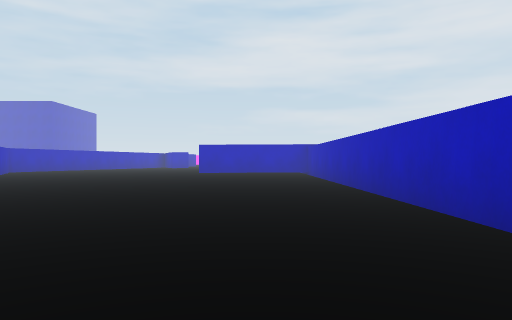
View 1 (above)

17 first-person views from a walk through a 3-D level made in the Unity game engine. The camera is 0.53 m above the floor, looks level and sees 70° across. The floor is counted in squares, 1 m on a side. Each view is taken from the middle of a square. On the plan, view 1 faces up. The plan holds only what a view shows up to about 9 squares ahead; the rest is blank. The place goes on beyond the plan. The player is left out. Surface patterns are stand-ins for the level's own textures.

View 2
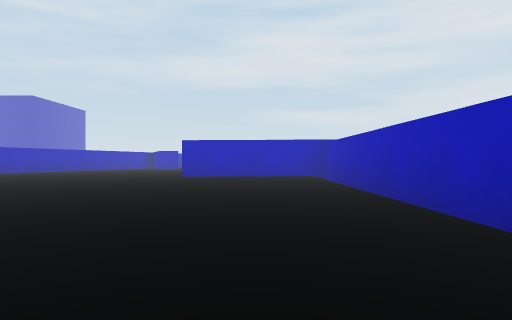

View 3
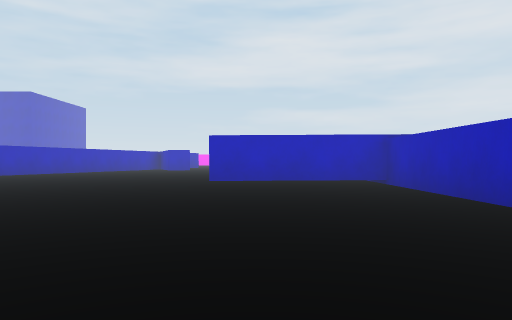

View 4
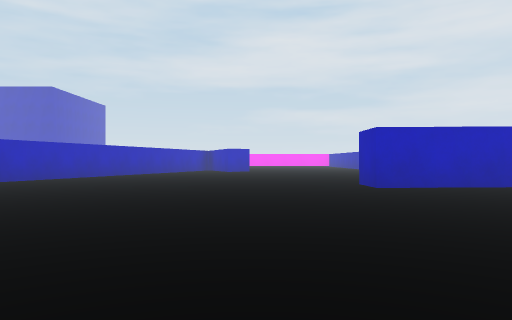

View 5
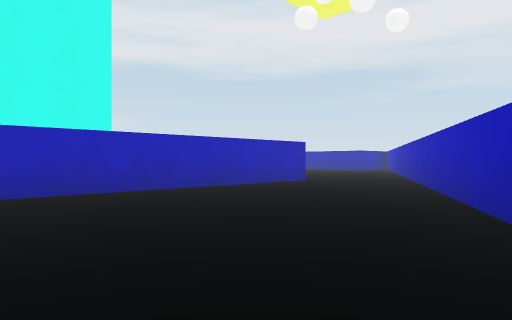

View 6
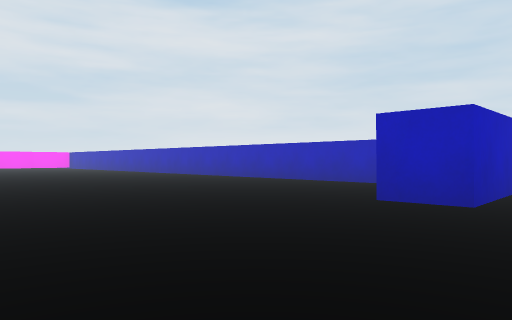

View 7
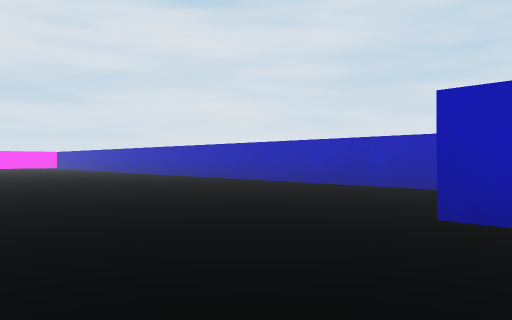

View 8
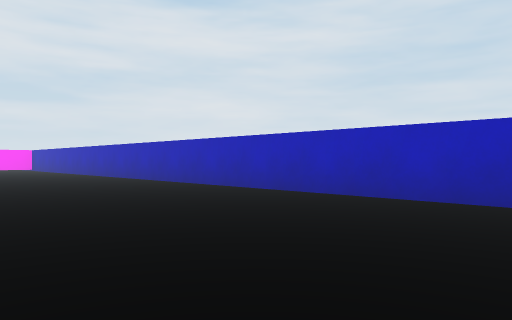

View 9
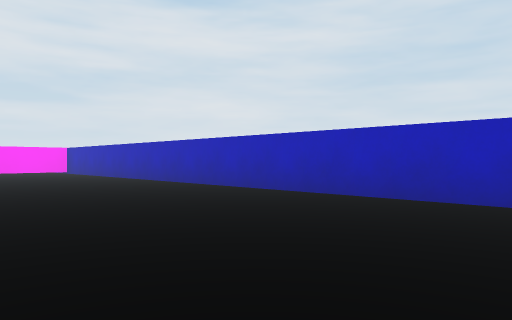

View 10
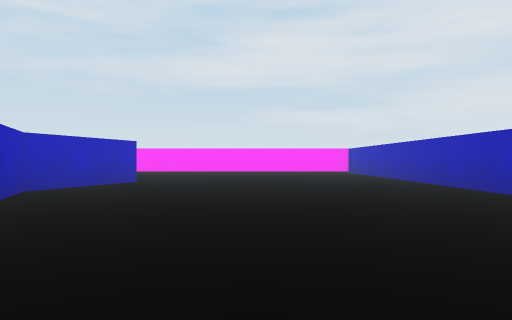

View 11
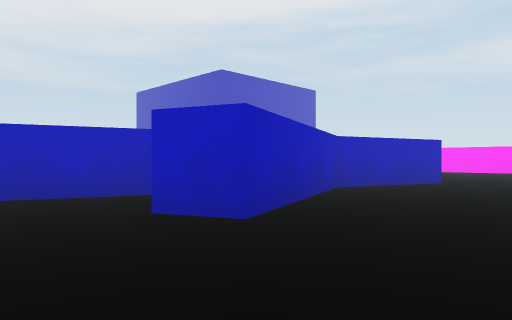

View 12
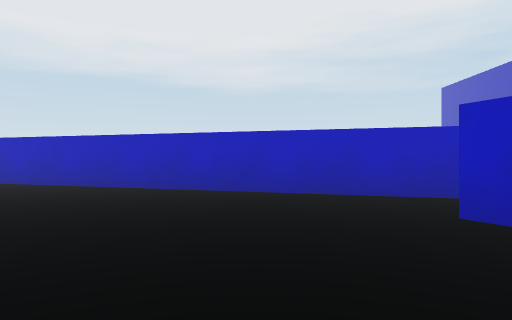

View 13
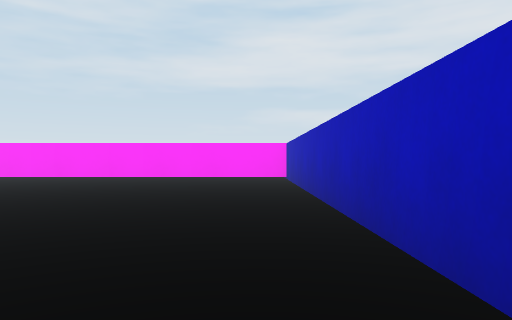

View 14
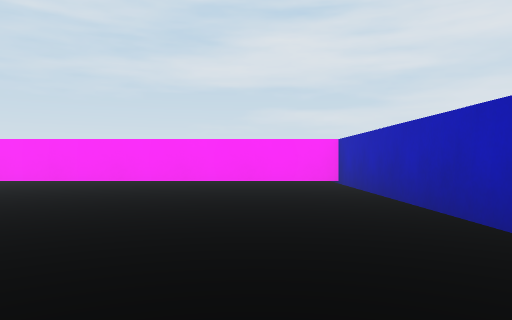

View 15
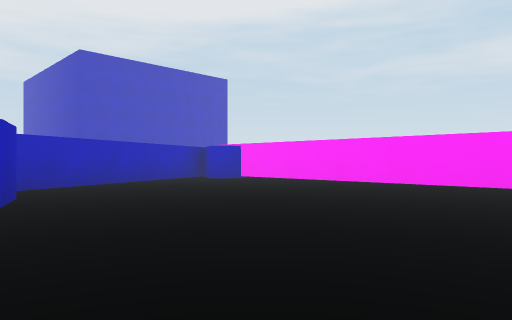

View 16
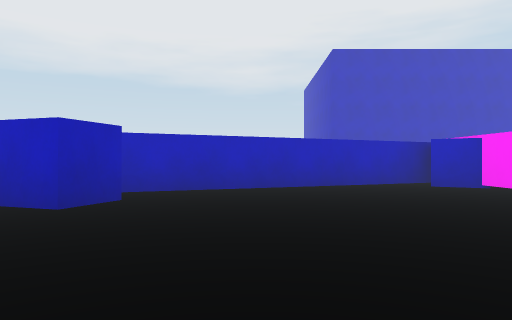

View 17
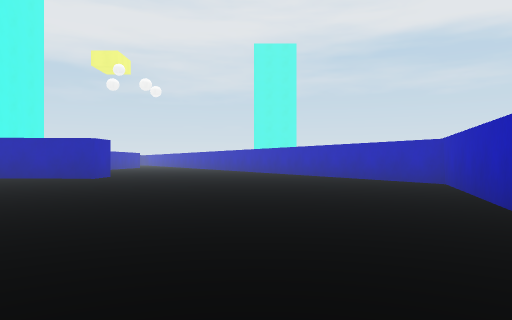

### Floor plan
Points are (right, up) in squares from view 1. A wall is a line through its corners. A room is listed if a view was taken in it or the views show most of it. See-through windows are left out.
Room 1 (views 1, 2, 3, 4, 5, 6, 7, 8, 9, 10, 11, 12, 13, 14, 15, 16, 17)
walls: (1.9, 15.2) (1.9, 36.3) (-7.9, 36.3) (-8.3, 35.5); (1.9, 13) (-2, 13) (-2, 14) (0.4, 14); (-7, 23.8) (-10.1, 15) (-9.6, 14); (-5.9, 30.2) (-4.9, 29.9) (-5.9, 27.1) (-4.3, 23.2) (-5.3, 22.8); (-3.4, 2.4) (-0.5, -3); (-9.6, 36.1) (-7, 29.8); (1.9, -0.9) (1.9, 13.4)

Where each view was taken, in squares from view 1:
view 1: 0 up, 0 right, facing up
view 2: 3 up, 0 right, facing up
view 3: 5 up, 1 left, facing up
view 4: 7 up, 4 left, facing up
view 5: 6 up, 4 left, facing down-right
view 6: 12 up, 6 left, facing up-right
view 7: 13 up, 5 left, facing up-right
view 8: 16 up, 3 left, facing up-right
view 9: 21 up, 3 left, facing up-right
view 10: 21 up, 2 left, facing up
view 11: 21 up, 2 left, facing up-left
view 12: 21 up, 2 left, facing left
view 13: 26 up, 1 right, facing up
view 14: 28 up, 0 right, facing up
view 15: 29 up, 0 right, facing up-left
view 16: 32 up, 1 left, facing left
view 17: 23 up, 6 left, facing down
